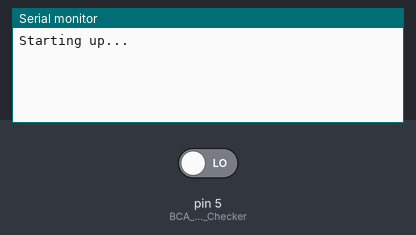
The sketch below on a simulated Arduino Uno, built with avr-gcc and run on an emulated ATmega328P. On the bench: the last lines printed to the serial monitor. The test bench sets the inputs (shaded band); at power-on: pin 5 (BCA_Beacon_Checker) LOW.

Above: at 1.2 s.
1.3 s: pin 5 (BCA_Beacon_Checker) driven HIGH
At 2.3 s:
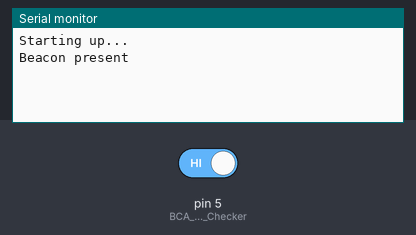
2.8 s: pin 5 (BCA_Beacon_Checker) driven LOW
At 3.4 s:
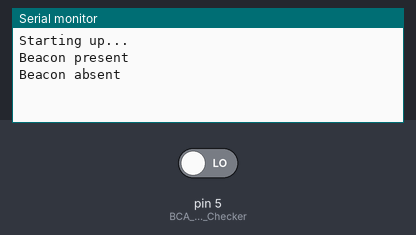

The sketch:

bca_sketch.ino
```cpp
int beacon_status = 0;
int print_state = 0;

void setup() {
  Serial.begin(57600);

  pinMode(5, INPUT); //BCA Beacon Checker

  Serial.println("Starting up...");
}

void loop() {
  readBeacon();


  if (print_state) {
    print_state = 0;
    if (beacon_status) {
      Serial.println("Beacon present");
    }
    else {
      Serial.println("Beacon absent");
    }
  }

  delay(100);
}

void readBeacon() {
  int BCA = digitalRead(5);

  if (BCA == HIGH && beacon_status == 0) {
    beacon_status = 1;
    print_state = 1;
    return;
  }

  if (BCA == LOW && beacon_status == 1) {
    beacon_status = 0;
    print_state = 1;
    return;
  }
}
```

Measured:
- after the input at 1.3 s, the serial monitor: prints a new line at once (image 1)
- after the input at 2.8 s, the serial monitor: prints a new line at once (image 2)
